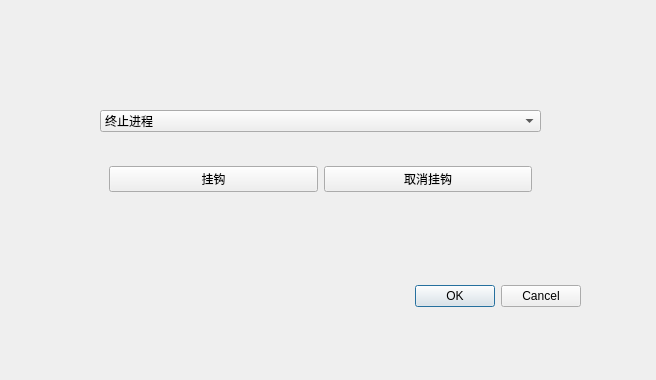
<?xml version="1.0" encoding="UTF-8"?>
<ui version="4.0">
 <class>processinject</class>
 <widget class="QDialog" name="processinject">
  <property name="geometry">
   <rect>
    <x>0</x>
    <y>0</y>
    <width>656</width>
    <height>380</height>
   </rect>
  </property>
  <property name="windowTitle">
   <string>Dialog</string>
  </property>
  <widget class="QDialogButtonBox" name="buttonBox">
   <property name="geometry">
    <rect>
     <x>240</x>
     <y>280</y>
     <width>341</width>
     <height>32</height>
    </rect>
   </property>
   <property name="orientation">
    <enum>Qt::Horizontal</enum>
   </property>
   <property name="standardButtons">
    <set>QDialogButtonBox::Cancel|QDialogButtonBox::Ok</set>
   </property>
  </widget>
  <widget class="QWidget" name="widget" native="true">
   <property name="geometry">
    <rect>
     <x>100</x>
     <y>110</y>
     <width>441</width>
     <height>111</height>
    </rect>
   </property>
   <layout class="QVBoxLayout" name="verticalLayout">
    <item>
     <widget class="QComboBox" name="comboBox">
      <item>
       <property name="text">
        <string>终止进程</string>
       </property>
      </item>
      <item>
       <property name="text">
        <string>打开进程</string>
       </property>
      </item>
      <item>
       <property name="text">
        <string>枚举进程模块</string>
       </property>
      </item>
     </widget>
    </item>
    <item>
     <widget class="QWidget" name="widget_2" native="true">
      <layout class="QHBoxLayout" name="horizontalLayout">
       <item>
        <widget class="QPushButton" name="InstallBtn">
         <property name="text">
          <string>挂钩</string>
         </property>
        </widget>
       </item>
       <item>
        <widget class="QPushButton" name="UninstallBtn">
         <property name="text">
          <string>取消挂钩</string>
         </property>
        </widget>
       </item>
      </layout>
     </widget>
    </item>
   </layout>
  </widget>
 </widget>
 <resources/>
 <connections>
  <connection>
   <sender>buttonBox</sender>
   <signal>accepted()</signal>
   <receiver>processinject</receiver>
   <slot>accept()</slot>
   <hints>
    <hint type="sourcelabel">
     <x>248</x>
     <y>254</y>
    </hint>
    <hint type="destinationlabel">
     <x>157</x>
     <y>274</y>
    </hint>
   </hints>
  </connection>
  <connection>
   <sender>buttonBox</sender>
   <signal>rejected()</signal>
   <receiver>processinject</receiver>
   <slot>reject()</slot>
   <hints>
    <hint type="sourcelabel">
     <x>316</x>
     <y>260</y>
    </hint>
    <hint type="destinationlabel">
     <x>286</x>
     <y>274</y>
    </hint>
   </hints>
  </connection>
 </connections>
</ui>
